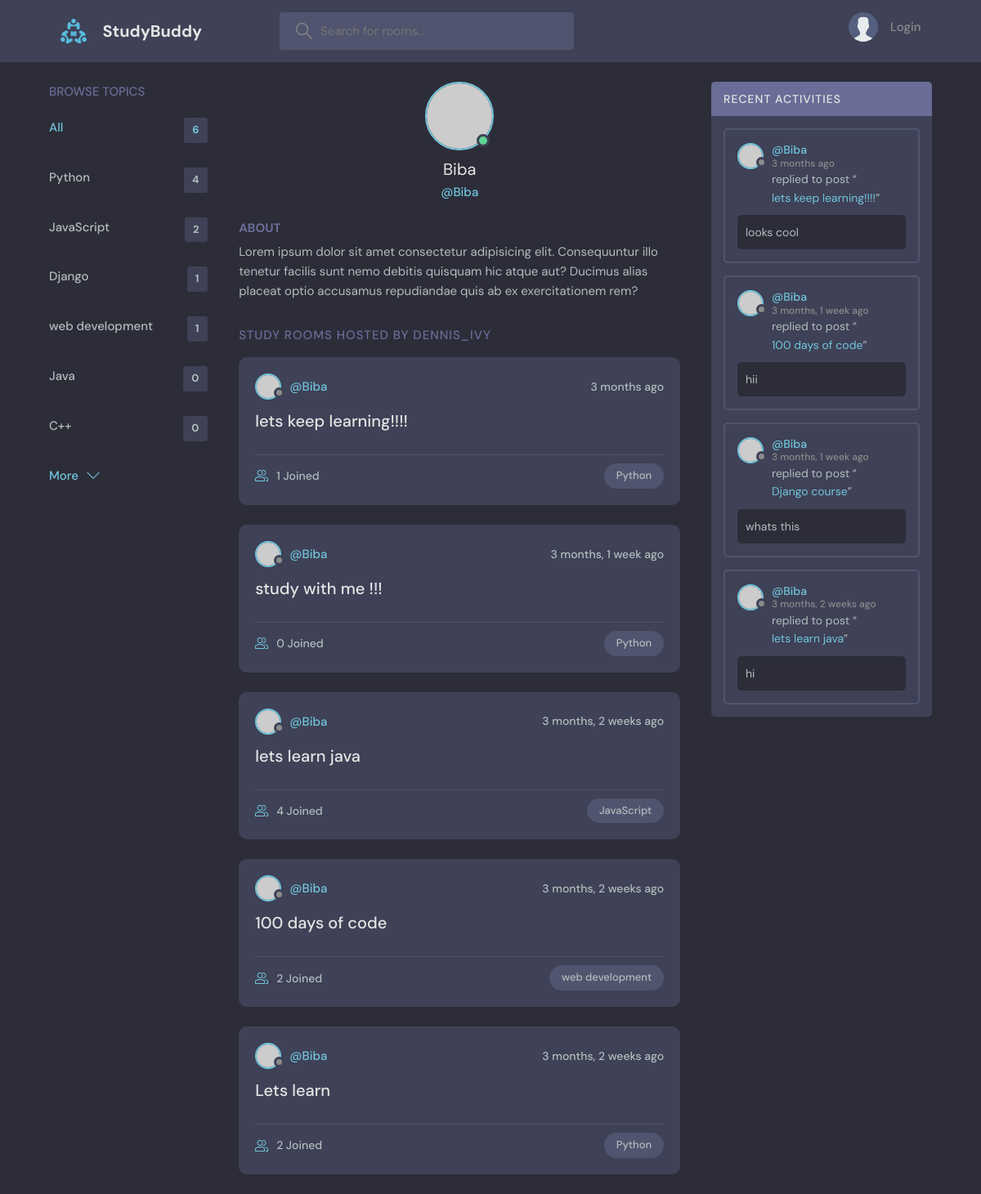
Page /base/profile/1/ on the committed database.
### base/models.py (models this page shows, shortened)
class Topic(models.Model):
    name = models.CharField(max_length=200)

class Room(models.Model):
    host = models.ForeignKey(User,on_delete=models.SET_NULL,null=True)
    topic = models.ForeignKey(Topic,on_delete=models.SET_NULL,null=True)
    name  = models.CharField(max_length=200)
    description = models.TextField(null=True, blank=True)     #same as charfield but accepts bigger text
    participants  = models.ManyToManyField(User, related_name='participants', blank=True)
    updated = models.DateTimeField(auto_now=True)
    created = models.DateTimeField(auto_now_add=True)
    class Meta:
        ordering = ['-updated','-created']
    def __str__(self):
        return self.name

class Message(models.Model):
    user = models.ForeignKey(User,on_delete=models.CASCADE)
    room = models.ForeignKey(Room,on_delete=models.CASCADE) # cascade: deletes all the children if the parent is deleted
    body  = models.TextField()
    updated = models.DateTimeField(auto_now=True)
    created = models.DateTimeField(auto_now_add=True)
    class Meta:
        ordering = ['-updated','-created']

### base/views.py (the view)
# urls.py: path('profile/<str:pk>/', views.userProfile, name='user-profile'),
def userProfile(request, pk):
    user = User.objects.get(id=pk)
    Rooms = user.room_set.all()
    room_messages = user.message_set.all()
    topics = Topic.objects.all()
    context = {'user': user, 'Rooms': Rooms, "room_messages": room_messages, 'topics': topics}
    return render(request, 'base/profile.html', context)

### base/templates/base/profile.html (shortened to what this page needs)
{% extends 'main.html' %}
{% block content %}
  <main class="profile-page layout layout--3">
    <div class="container">
      {% include 'base/topic_component.html' %}
      <div class="roomList">
        <div class="profile">
          <div class="profile__avatar">
            <div class="avatar avatar--large active">
              <img src="https://randomuser.me/api/portraits/men/11.jpg" />
            </div>
          </div>
          <div class="profile__info">
            <h3>{{user.username}}</h3>
            <p>@{{user.username}}</p>
          </div>
          <div class="profile__about">
            <h3>About</h3>
            <p>
              Lorem ipsum dolor sit amet consectetur adipisicing elit. Consequuntur illo tenetur
              facilis sunt nemo debitis quisquam hic atque aut? Ducimus alias placeat optio
              accusamus repudiandae quis ab ex exercitationem rem?
            </p>
          </div>
        </div>
        <div class="roomList__header">
          <div>
            <h2>Study Rooms Hosted by dennis_ivy</a>
            </h2>
          </div>
        </div>
        {% include 'base/feed_component.html' %}
      </div>
      {% include 'base/activity_component.html' %}
    </div>
  </main>
{% endblock content %}

### templates/main.html (shortened to what this page needs)
<!DOCTYPE html>
{% load static %}
<html lang="en">
  <head>
    <link rel="stylesheet" href="{% static 'styles/style.css' %}" />
  </head>
  <body>
    {% include 'navbar.html' %}
    {% block content%}
    {% endblock %}
  </body>
</html>

### templates/navbar.html (shortened to what this page needs)
{% load static %}
<header class="header header--loggedIn">
    <div class="container">
      <a href="{% url 'Home' %}" class="header__logo">
        <img src="{% static 'images/logo.svg' %}" />
        <h1>StudyBuddy</h1>
      </a>
      <form class="header__search" method="GET" accept="{% url 'Home' %}">
        <label>
          <input name="q" placeholder="Search for rooms..." />
        </label>
      </form>
      <nav class="header__menu">
        {% if request.user.is_authenticated %}
        <div class="header__user">
          <a href="{% url 'update-user' %}">
            <div class="avatar avatar--medium active">
              <img src="https://randomuser.me/api/portraits/men/37.jpg" />
            </div>
            <p>{{request.user.username}} <span>@{{request.user.username}}</span></p>
          </a>
          <button class="dropdown-button">
            <svg version="1.1" xmlns="http://www.w3.org/2000/svg" width="32" height="32" viewBox="0 0 32 32">
              <title>chevron-down</title>
              <path d="M16 21l-13-13h-3l16 16 16-16h-3l-13 13z"></path>
            </svg>
          </button>
        </div>
        {% else %}
        <a href="{% url 'login' %}">
            <img src="{% static 'images/avatar.svg' %}" />
            <p>Login</p>
        </a>
        {% endif %}
      </nav>
    </div>
  </header>

### base/templates/base/topic_component.html
<div class="topics">
    <div class="topics__header">
      <h2>Browse Topics</h2>
    </div>
    <ul class="topics__list">
      <li>
        <a href="{% url 'Home' %}" class="active">All <span>{{topics.count}}</span></a>
      </li>
      {% for topic in topics %}
      <li>
        <a href="{% url 'Home' %}?q={{topic.name}}">{{topic.name}}<span>{{topic.room_set.all.count}}</span></a>
      </li>
      {% endfor %}
    </ul>
    <a class="btn btn--link" href="{% url 'topics' %}">
      More
      <svg version="1.1" xmlns="http://www.w3.org/2000/svg" width="32" height="32" viewBox="0 0 32 32">
        <title>chevron-down</title>
        <path d="M16 21l-13-13h-3l16 16 16-16h-3l-13 13z"></path>
      </svg>
    </a>
  </div>

### base/templates/base/feed_component.html (shortened to what this page needs)
{% for Room in Rooms %}
<div class="roomListRoom">
    <div class="roomListRoom__header">
      <a href="{% url 'user-profile' Room.host.id%}" class="roomListRoom__author">
        <div class="avatar avatar--small">
          <img src="https://randomuser.me/api/portraits/women/11.jpg" />
        </div>
        <span>@{{Room.host.username}}</span>
      </a>
      <div class="roomListRoom__actions">
        <span>{{Room.created|timesince}} ago</span>
      </div>
    </div>
    <div class="roomListRoom__content">
      <a href="{% url 'ROOM' Room.id %}">{{Room.name}}</a>
    </div>
    <div class="roomListRoom__meta">
      <a href="{% url 'ROOM' Room.id %}" class="roomListRoom__joined">
        {{Room.participants.all.count}} Joined
      </a>
      <p class="roomListRoom__topic">{{Room.topic.name}}</p>
    </div>
</div>
{% endfor %}

### base/templates/base/activity_component.html (shortened to what this page needs)
<div class="activities">
    <div class="activities__header">
      <h2>Recent Activities</h2>
    </div>
    {% for message in room_messages %}
    <div class="activities__box">
      <div class="activities__boxHeader roomListRoom__header">
        <a href="{% url 'user-profile' message.user.id %}" class="roomListRoom__author">
          <div class="avatar avatar--small">
            <img src="https://randomuser.me/api/portraits/women/11.jpg" />
          </div>
          <p>
            @{{message.user}}
            <span> {{message.created|timesince}} ago</span>
          </p>
        </a>
      </div>
      <div class="activities__boxContent">
        <p>
          replied to post “<a href="{% url 'ROOM' message.room.id %}">{{message.room}}</a
          >”
        </p>
        <div class="activities__boxRoomContent">
            {{message.body}}
        </div>
      </div>
    </div>
    {% endfor %}
</div>

### rows in the picture
Topic: name "Python", room_set.all.count "4"
Topic: name "JavaScript", room_set.all.count "2"
Topic: name "Django", room_set.all.count "1"
Topic: name "web development", room_set.all.count "1"
Topic: name "Java", room_set.all.count "0"
Topic: name "C++", room_set.all.count "0"
Room: host.username "Biba", created "3 months", name "lets keep learning!!!!", participants.all.count "1", topic.name "Python"
Room: host.username "Biba", created "3 months, 1 week", name "study with me !!!", participants.all.count "0", topic.name "Python"
Room: host.username "Biba", created "3 months, 2 weeks", name "lets learn java", participants.all.count "4", topic.name "JavaScript"
Room: host.username "Biba", created "3 months, 2 weeks", name "100 days of code", participants.all.count "2", topic.name "web development"
Room: host.username "Biba", created "3 months, 2 weeks", name "Lets learn", participants.all.count "2", topic.name "Python"
Message: user "Biba", created "3 months", room "lets keep learning!!!!", body "looks cool"
Message: user "Biba", created "3 months, 1 week", room "100 days of code", body "hii"
Message: user "Biba", created "3 months, 1 week", room "Django course", body "whats this"
Message: user "Biba", created "3 months, 2 weeks", room "lets learn java", body "hi"

### other values in the picture
{{ topics.count }} "6"
{{ user.username }} "Biba"
